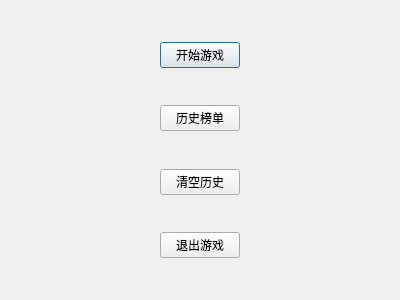
<?xml version="1.0" encoding="UTF-8"?>
<ui version="4.0">
 <class>CBeginDialog</class>
 <widget class="QDialog" name="CBeginDialog">
  <property name="geometry">
   <rect>
    <x>0</x>
    <y>0</y>
    <width>400</width>
    <height>300</height>
   </rect>
  </property>
  <property name="windowTitle">
   <string>Dialog</string>
  </property>
  <layout class="QGridLayout" name="gridLayout">
   <item row="0" column="1">
    <layout class="QVBoxLayout" name="verticalLayout">
     <item>
      <spacer name="verticalSpacer_3">
       <property name="orientation">
        <enum>Qt::Vertical</enum>
       </property>
       <property name="sizeHint" stdset="0">
        <size>
         <width>20</width>
         <height>40</height>
        </size>
       </property>
      </spacer>
     </item>
     <item>
      <widget class="QPushButton" name="beginButton">
       <property name="text">
        <string>开始游戏</string>
       </property>
      </widget>
     </item>
     <item>
      <spacer name="verticalSpacer">
       <property name="orientation">
        <enum>Qt::Vertical</enum>
       </property>
       <property name="sizeHint" stdset="0">
        <size>
         <width>20</width>
         <height>40</height>
        </size>
       </property>
      </spacer>
     </item>
     <item>
      <widget class="QPushButton" name="historyButton">
       <property name="text">
        <string>历史榜单</string>
       </property>
      </widget>
     </item>
     <item>
      <spacer name="verticalSpacer_2">
       <property name="orientation">
        <enum>Qt::Vertical</enum>
       </property>
       <property name="sizeHint" stdset="0">
        <size>
         <width>20</width>
         <height>40</height>
        </size>
       </property>
      </spacer>
     </item>
     <item>
      <widget class="QPushButton" name="cleanButton">
       <property name="text">
        <string>清空历史</string>
       </property>
      </widget>
     </item>
     <item>
      <spacer name="verticalSpacer_4">
       <property name="orientation">
        <enum>Qt::Vertical</enum>
       </property>
       <property name="sizeHint" stdset="0">
        <size>
         <width>20</width>
         <height>40</height>
        </size>
       </property>
      </spacer>
     </item>
     <item>
      <widget class="QPushButton" name="exitButton">
       <property name="text">
        <string>退出游戏</string>
       </property>
      </widget>
     </item>
     <item>
      <spacer name="verticalSpacer_5">
       <property name="orientation">
        <enum>Qt::Vertical</enum>
       </property>
       <property name="sizeHint" stdset="0">
        <size>
         <width>20</width>
         <height>40</height>
        </size>
       </property>
      </spacer>
     </item>
    </layout>
   </item>
   <item row="0" column="2">
    <spacer name="horizontalSpacer_2">
     <property name="orientation">
      <enum>Qt::Horizontal</enum>
     </property>
     <property name="sizeHint" stdset="0">
      <size>
       <width>144</width>
       <height>20</height>
      </size>
     </property>
    </spacer>
   </item>
   <item row="0" column="0">
    <spacer name="horizontalSpacer">
     <property name="orientation">
      <enum>Qt::Horizontal</enum>
     </property>
     <property name="sizeHint" stdset="0">
      <size>
       <width>144</width>
       <height>20</height>
      </size>
     </property>
    </spacer>
   </item>
  </layout>
 </widget>
 <resources/>
 <connections/>
</ui>
